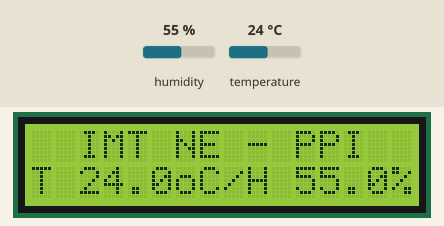
Simulated run of this sketch. Board: Arduino Uno, built with avr-gcc and run on an emulated ATmega328P. Parts: 16×2 character LCD. The test bench sets the inputs (shaded band); at power-on: humidity 55 %, temperature 24 °C.

Above: at 1.2 s.
1.3 s: humidity set to 22 %
At 3.2 s:
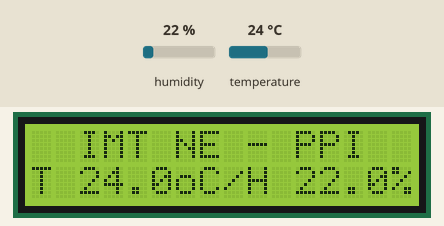
4.0 s: temperature set to 12 °C
At 4.8 s:
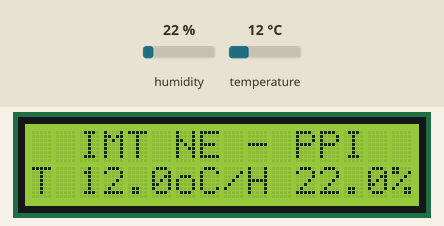
6.7 s: humidity set to 40 %
At 9.4 s:
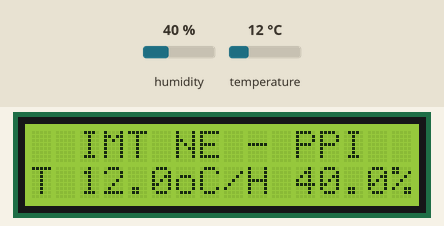
9.7 s: temperature set to 19 °C
At 11.1 s:
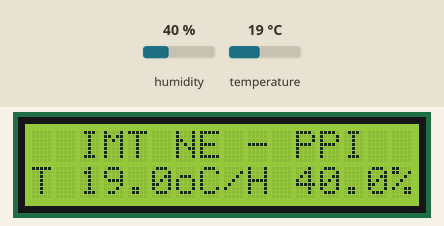
Timing chart, 0 to 12.7 s (numbered marks = the images above; inputs shaded):
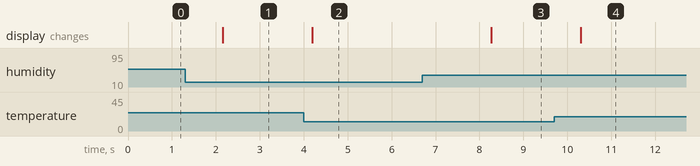

Measured:
- after the input at 1.3 s, the display: changes after 0.85 s (image 1)
- after the input at 4.0 s, the display: changes after 0.19 s (image 2)
- after the input at 6.7 s, the display: changes after 1.6 s (image 3)
- after the input at 9.7 s, the display: changes after 0.60 s (image 4)

The sketch:

lcd_i2c_dht22.ino
```cpp
#include <Wire.h>
#include <DHT.h>
#include <LiquidCrystal_AIP31068_I2C.h>

// Capteur DHT22 connecte a A0
#define DHTPIN A0
#define DHTTYPE DHT22

// Initialisation du capteur
DHT dht(DHTPIN, DHTTYPE);

// LCD I2C : adresse 0x3E, 16 colonnes, 2 lignes
LiquidCrystal_AIP31068_I2C lcd(0x3E, 16, 2);

void setup() {
  // Initialiser le capteur DHT22
  dht.begin();

  // Initialiser l'ecran LCD
  lcd.init();
  lcd.clear();

  // Afficher le titre sur la premiere ligne
  lcd.setCursor(2, 0);
  lcd.print("IMT NE - PPI");
}

void loop() {
  // Lire temperature et humidite
  float temperature = dht.readTemperature();
  float humidite = dht.readHumidity();

  // Effacer uniquement la deuxieme ligne
  lcd.setCursor(0, 1);
  lcd.print("                ");
  lcd.setCursor(0, 1);

  // Verifier si les mesures sont valides
  if (isnan(temperature) || isnan(humidite)) {
    lcd.print("Erreur DHT22");
  } else {
    // Afficher la temperature
    lcd.print("T ");
    lcd.print(temperature, 1);
    lcd.print("oC/H ");

    // Afficher l'humidite
    lcd.print(humidite, 1);
    lcd.print("%");
  }

  // Actualisation toutes les 2 secondes
  delay(2000);
}
```
